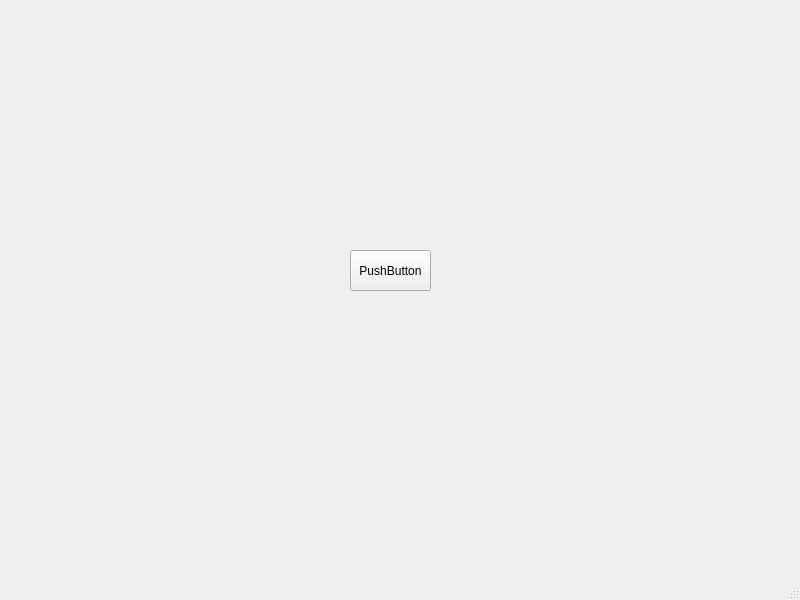
<?xml version="1.0" encoding="UTF-8"?>
<ui version="4.0">
 <class>MainWindow</class>
 <widget class="QMainWindow" name="MainWindow">
  <property name="geometry">
   <rect>
    <x>0</x>
    <y>0</y>
    <width>800</width>
    <height>600</height>
   </rect>
  </property>
  <property name="windowTitle">
   <string>MainWindow</string>
  </property>
  <widget class="QWidget" name="centralwidget">
   <widget class="QPushButton" name="pushButton">
    <property name="geometry">
     <rect>
      <x>350</x>
      <y>250</y>
      <width>81</width>
      <height>41</height>
     </rect>
    </property>
    <property name="text">
     <string>PushButton</string>
    </property>
   </widget>
  </widget>
  <widget class="QMenuBar" name="menubar">
   <property name="geometry">
    <rect>
     <x>0</x>
     <y>0</y>
     <width>800</width>
     <height>26</height>
    </rect>
   </property>
  </widget>
  <widget class="QStatusBar" name="statusbar"/>
 </widget>
 <resources/>
 <connections/>
</ui>
